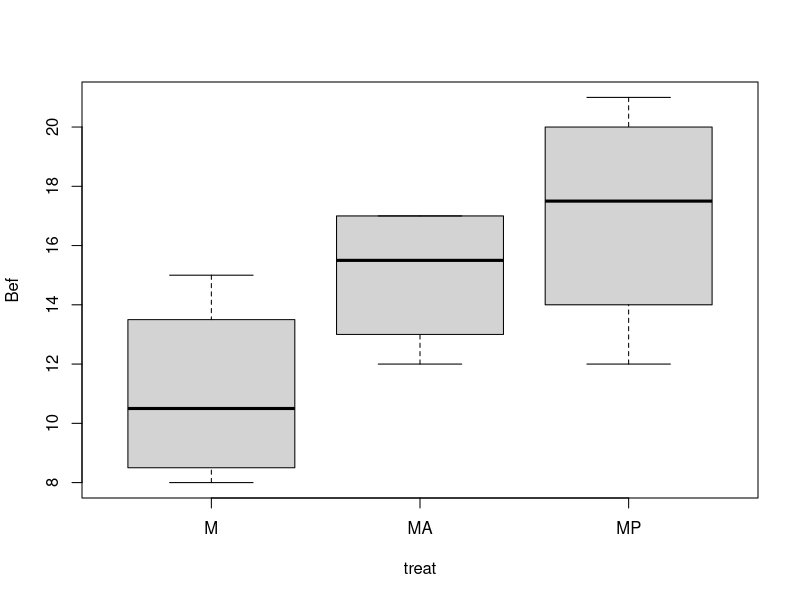
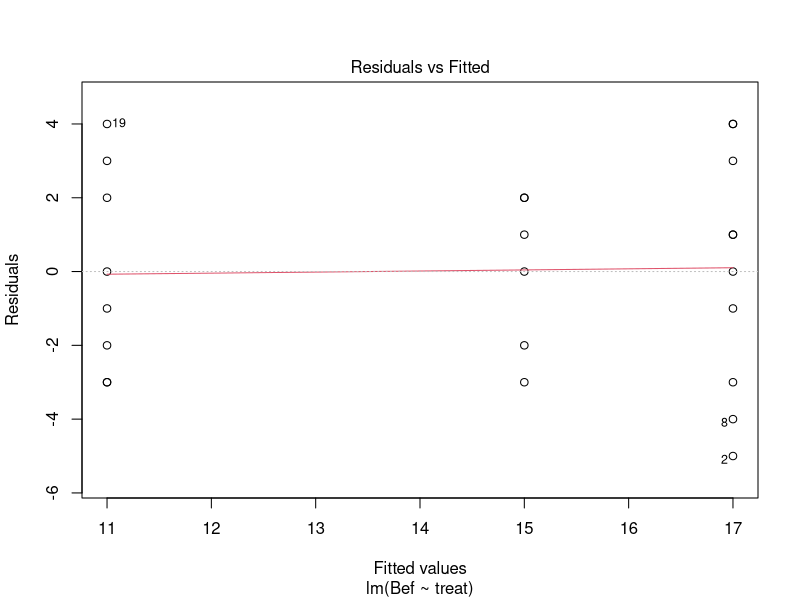
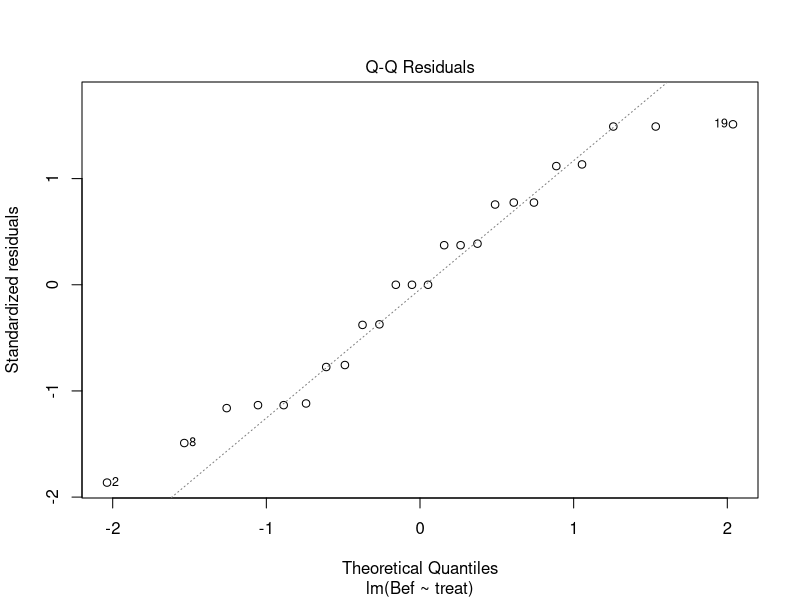
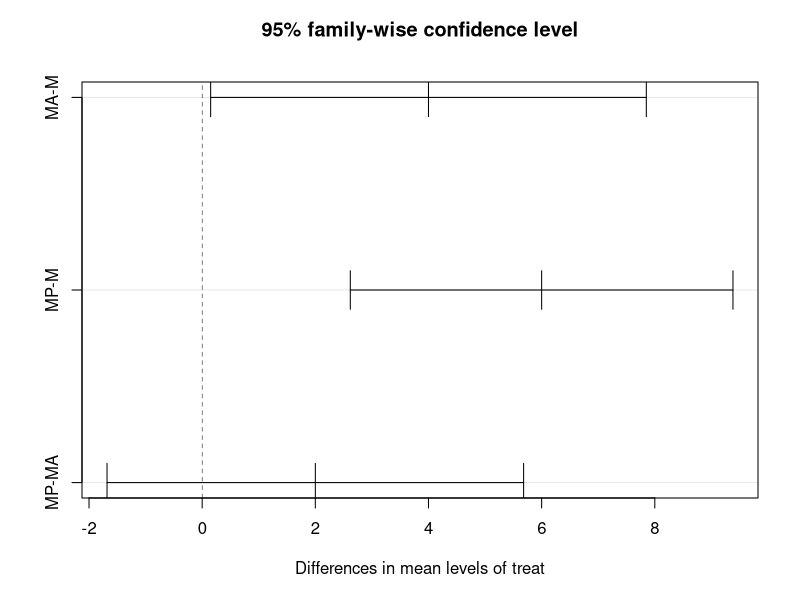
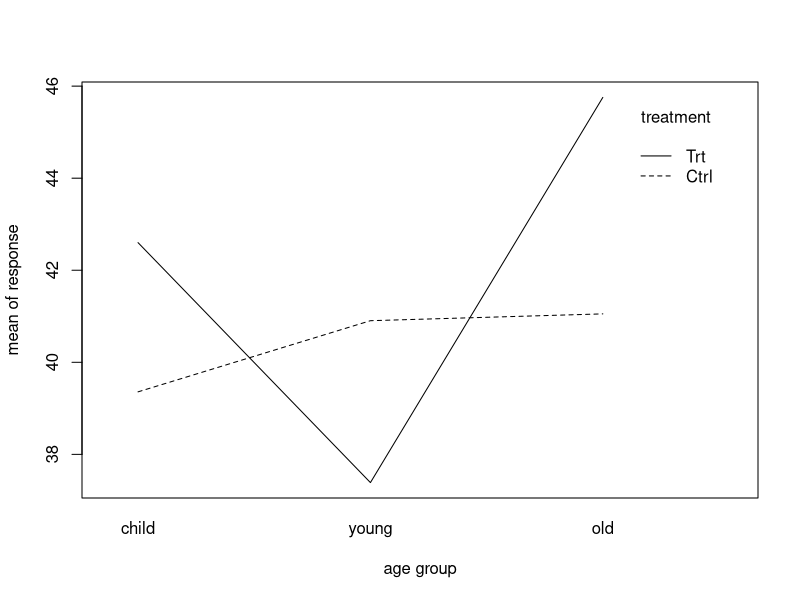

The R script that drew these images, in order:
## ----chunk_setup, include=FALSE, eval=TRUE-----------------------------------------------------------------------------------------------
knitr::opts_chunk$set(echo = T, out.width="49%",message=F, warning=F, comment=NA,
                      eval=T, cache.rebuild=F, cache=F, R.options=list(digits=5,show.signif.stars=FALSE),dev.args=list(bg = 'transparent'))


## ----needed,echo=TRUE,results="hide"-----------------------------------------------------------------------------------------------------
library(psych)
library(emmeans)


## ----------------------------------------------------------------------------------------------------------------------------------------
Bef <- c(20, 12, 18, 14, 16, 21, 17, 13, 18, 21, 13, 12, 15, 17, 16, 17,  9, 10, 15,  8,  8, 11, 13, 14)
treat<-as.factor(c(rep("MP",10),rep("MA",6),rep("M",8)))
data<-data.frame(Bef,treat)
headTail(data)
str(data)


## ----------------------------------------------------------------------------------------------------------------------------------------
boxplot(Bef~treat,data=data)
describeBy(data,group=data$treat,mat=FALSE)


## ----------------------------------------------------------------------------------------------------------------------------------------
mod  <- lm(Bef~treat,data) 


## ----------------------------------------------------------------------------------------------------------------------------------------
mod0 <- lm(Bef~1,data)


## ----------------------------------------------------------------------------------------------------------------------------------------
anova(mod0,mod)


## ----------------------------------------------------------------------------------------------------------------------------------------
(RSS <-sum(residuals(mod)^2))
(SS  <-sum(residuals(mod0)^2))
((SS-RSS)/SS) ##known as R^2


## ----------------------------------------------------------------------------------------------------------------------------------------
(df2<-mod$df.residual) ##numerator df
(df1<-mod0$df.residual-mod$df.residual) ##denominator df


## ----------------------------------------------------------------------------------------------------------------------------------------
F <- (SS-RSS)/(df1)/(RSS/(df2))
p <- 1-pf(F,df1=df1,df2=df2)
sigma.mod <- sqrt(RSS/df2)
print(data.frame(SS,RSS,ESS=SS-RSS,F,p,sigma.mod),row.names=FALSE)


## ----------------------------------------------------------------------------------------------------------------------------------------
summary(mod)
confint(mod)
#summary(mod0) ## The only-intercept model, uncomment if you want to look at it.


## ----------------------------------------------------------------------------------------------------------------------------------------
emmeans(mod,specs=pairwise~treat,infer=TRUE) ##Estimated marginal means


## ----fig.show="hold"---------------------------------------------------------------------------------------------------------------------
plot(mod,which=c(1,2))


## ----------------------------------------------------------------------------------------------------------------------------------------
modc <-aov(Bef~treat,data)
summary(modc)
TukeyHSD(modc)
plot(TukeyHSD(modc))


## ----------------------------------------------------------------------------------------------------------------------------------------
nage <- 3
ntherapy <- 2
nsample <- 100
n <- nage * nsample* ntherapy
age <- gl(n = nage, k = nsample, length = n,labels=c("child","young","old"))
therapy <- gl(n = ntherapy, k = nsample, length = n,labels=c("Ctrl","Trt"))
mu <- 40
alpha <- c(1, 1) 
beta <- c(1)
gamma <- c(-3,3)
parameter <- c(mu, alpha, beta, gamma)
sigma <- 12
set.seed(9)
eps <- rnorm(n, 0, sigma)
X <- as.matrix(model.matrix(~ age*therapy) ) 
response <- as.numeric(as.matrix(X) %*% as.matrix(parameter) + eps)
d.cross<-data.frame(response,age,therapy)


## ----------------------------------------------------------------------------------------------------------------------------------------
headTail(d.cross)


## ----------------------------------------------------------------------------------------------------------------------------------------
with(d.cross,xtabs(~age+therapy))

## ----------------------------------------------------------------------------------------------------------------------------------------
aggregate(response~therapy+age,data=d.cross,summary)
with(d.cross,interaction.plot(x.factor=age,trace.factor=therapy,response=response,trace.label="treatment",xlab="age group",ylab="mean of response"))


## ----------------------------------------------------------------------------------------------------------------------------------------
model2f <-lm(response~age*therapy,data=d.cross)
summary(model2f)


## ----------------------------------------------------------------------------------------------------------------------------------------
parameter


## ----------------------------------------------------------------------------------------------------------------------------------------
anova(model2f)
summary(aov(response~age*therapy,data=d.cross)) ## equivalent!


## ----------------------------------------------------------------------------------------------------------------------------------------
summary(aov(response~therapy*age,data=d.cross)) ## equivalent!


## ----------------------------------------------------------------------------------------------------------------------------------------
library(car)
Anova(model2f,type=3)
